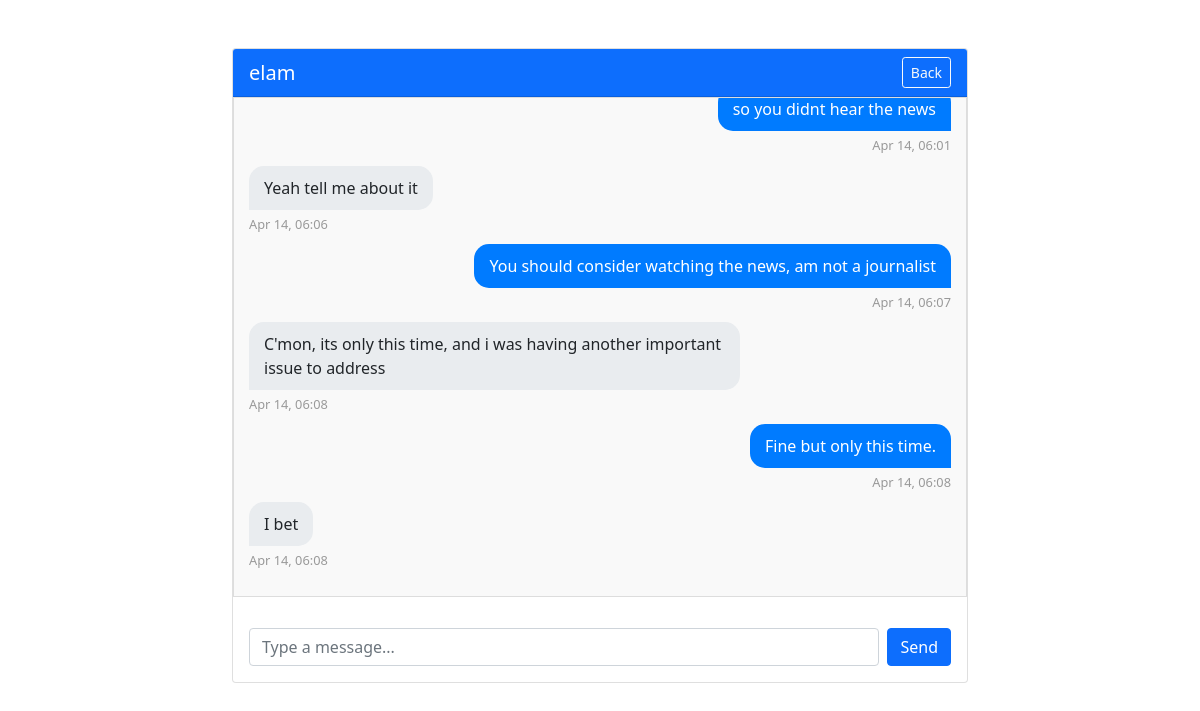
Page /direct_message/1/ (signed in) on the committed database.
### Users/models.py (models this page shows, shortened)
class User(AbstractUser):
    email = models.EmailField(unique=True)
    username = models.CharField(max_length=150, unique=True)
    phone_no = models.CharField(max_length=15, blank=False, null=False)
    profile_pic = models.ImageField(upload_to='profile_pics/', blank=True, null=True)
    about = models.CharField(max_length=255, default ="Hello Am on Emessage", blank=True, null=True)
    is_online = models.BooleanField(default=False)
    last_seen = models.DateTimeField(null=True, blank=True)
    share_presence = models.BooleanField(default=True)

class Message(models.Model):
    sender = models.ForeignKey(User, on_delete=models.CASCADE, related_name='sent_messages')
    receiver = models.ForeignKey(User, on_delete=models.CASCADE, related_name='received_messages')
    content = models.TextField()
    timestamp = models.DateTimeField(auto_now_add=True)
    is_read = models.BooleanField(default=False)

### Users/views.py (the view)
# urls.py: path('direct_message/<int:user_id>/', views.direct_message, name='direct_message'),
@login_required
def direct_message(request, user_id):
    other_user = get_object_or_404(User, id=user_id)
    if other_user == request.user:
        return redirect('chat_list')
    messages = Message.objects.filter(
        (Q(sender=request.user) & Q(receiver=other_user)) | (Q(sender=other_user) & Q(receiver=request.user))
    ).order_by('timestamp')
    Message.objects.filter(sender=other_user, receiver=request.user, is_read=False).update(is_read=True)
    return render(request, 'Users/direct_message.html', {
        'other_user': other_user,
        'messages': messages
    })

### Users/templates/Users/direct_message.html (shortened to what this page needs)
<!DOCTYPE html>
<html lang="en">
<head>
    <link href="https://cdn.jsdelivr.net/npm/bootstrap@5.1.3/dist/css/bootstrap.min.css" rel="stylesheet">
</head>
<body>
    <div class="container mt-5">
        <div class="row justify-content-center">
            <div class="col-md-8">
                <div class="card">
                    <div class="card-header bg-primary text-white">
                        <div class="d-flex justify-content-between align-items-center">
                            <h5 class="mb-0">{{ other_user.username }}</h5>
                            <a href="{% url 'chat_list' %}" class="btn btn-outline-light btn-sm">Back</a>
                        </div>
                    </div>
                    <div class="messages-container" id="messagesContainer">
                        {% if messages %}
                            {% for message in messages %}
                                <div class="message {% if message.sender == request.user %}sent{% else %}received{% endif %}">
                                    <div class="bubble">
                                        {{ message.content }}
                                    </div>
                                    <div class="timestamp">
                                        {{ message.timestamp|date:"M d, H:i" }}
                                    </div>
                                </div>
                            {% endfor %}
                        {% else %}
                            <div class="text-center text-muted py-5">
                                <p>No messages yet. Start a conversation with {{ other_user.username }}!</p>
                            </div>
                        {% endif %}
                    </div>
                    <div class="card-body">
                        <form id="messageForm" class="d-flex gap-2">
                            <input
                                type="text"
                                class="form-control"
                                name="message"
                                id="messageInput"
                                placeholder="Type a message..."
                                required
                            >
                            <button type="submit" class="btn btn-primary">Send</button>
                        </form>
                    </div>
                </div>
            </div>
        </div>
    </div>
</body>
</html>

### Users/templates/Users/direct_message.html (style rules this page uses)
.messages-container { height: 500px; overflow-y: auto; border: 1px solid #ddd; padding: 15px; background-color: #f9f9f9; margin-bottom: 15px; }
.message { margin-bottom: 10px; }
.message.sent { text-align: right; }
.message.sent .bubble { background-color: #007bff; color: white; border-radius: 15px 15px 0px 15px; }
.message.received .bubble { background-color: #e9ecef; border-radius: 15px 15px 15px 0px; }
.bubble { display: inline-block; padding: 10px 15px; max-width: 70%; word-wrap: break-word; }
.timestamp { font-size: 0.8em; color: #999; margin-top: 5px; }

### rows in the picture
User: username "elam"
Message: content "so you didnt hear the news", timestamp "Apr 14, 06:01"
Message: content "Yeah tell me about it", timestamp "Apr 14, 06:06"
Message: content "You should consider watching the news, am not a journalist", timestamp "Apr 14, 06:07"
Message: content "C'mon, its only this time, and i was having another important issue to address", timestamp "Apr 14, 06:08"
Message: content "Fine but only this time.", timestamp "Apr 14, 06:08"
Message: content "I bet", timestamp "Apr 14, 06:08"
